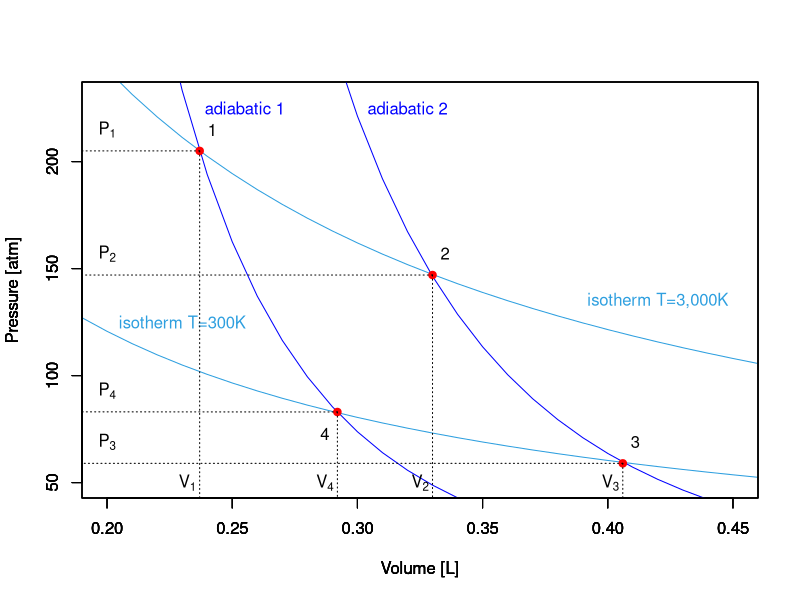

Recreate this plot in R.
## ---- chunk 1

x <- seq(0,1.25,0.01)
i <- 0.2
f <- 1
p1 <- 0.5


plot(x, 0.081*298/x,
     xlim=c(0.2, 0.45),
     ylim=c(50, 230),
     type="l",
     ylab = "Pressure [atm]", xlab = "Volume [L]", col = "#2E9FDF")
     
par(new=TRUE)
plot(x, 0.081*600/x,
     xlim=c(0.2, 0.45),
     ylim=c(50, 230),
     type="l",
     ylab = "Pressure [atm]", xlab = "Volume [L]", col = "#2E9FDF")
     
par(new=TRUE)
plot(x, 0.4/x^(13/3),
     xlim=c(0.2, 0.45),
     ylim=c(50, 230),
     type="l",
     ylab = "Pressure [atm]", xlab = "Volume [L]", col = "blue")

par(new=TRUE)
plot(x, 1.2/x^(13/3),
     xlim=c(0.2, 0.45),
     ylim=c(50, 230),
     type="l",
     ylab = "Pressure [atm]", xlab = "Volume [L]", col = "blue")

text(0.42,135, "isotherm T=3,000K", col = "#2E9FDF")
text(0.23,125, "isotherm T=300K", col = "#2E9FDF")
text(0.255,225, "adiabatic 1", col = "blue")
text(0.32,225, "adiabatic 2", col = "blue")

points(0.237,205, col="red", pch=19)
points(0.33, 147, col="red", pch=19)
points(0.406, 59, col="red", pch=19)
points(0.292, 83, col="red", pch=19)

text(0.237+0.005,205+10, "1")
text(0.33+0.005, 147+10, "2")
text(0.406+0.005, 59+10, "3")
text(0.292-0.005, 83-10, "4")

arrows(0.237,205, 0.237, -10 , length=0, angle=90, code=3, lty="dotted")
arrows(0.237,205, -10, 205 , length=0, angle=90, code=3, lty="dotted")

arrows(0.33, 147, 0.33, -10 , length=0, angle=90, code=3, lty="dotted")
arrows(0.33, 147, -10, 147 , length=0, angle=90, code=3, lty="dotted")

arrows(0.406,59, 0.406, -10 , length=0, angle=90, code=3, lty="dotted")
arrows(0.406,59, -10, 59 , length=0, angle=90, code=3, lty="dotted")

arrows(0.292,83, 0.292, -10 , length=0, angle=90, code=3, lty="dotted")
arrows(0.292,83, -10, 89 , length=0, angle=90, code=3, lty="dotted")

text(0.237-0.005, 50, expression('V'[1]))
text(0.2, 215, expression('P'[1]))

text(0.33-0.005, 50, expression('V'[2]))
text(0.2, 157, expression('P'[2]))

text(0.292-0.005, 50, expression('V'[4]))
text(0.2, 93, expression('P'[4]))
 
text(0.406-0.005, 50, expression('V'[3]))
text(0.2, 69, expression('P'[3]))
 
 legend(0.45,22, expression(abs(W[2-step])),box.col = "white", bg = "white", adj=0.15)


